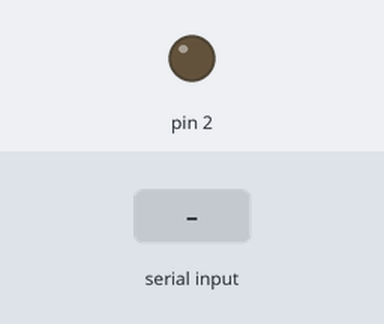
This sketch was run on a simulated Arduino Uno, built with avr-gcc and run on an emulated ATmega328P. Shown: output pins drawn as LEDs (lit = HIGH). The test bench sets the inputs (shaded band).

Above: at 1.2 s.
1.3 s: "1" received over the second serial link
At 3.1 s:
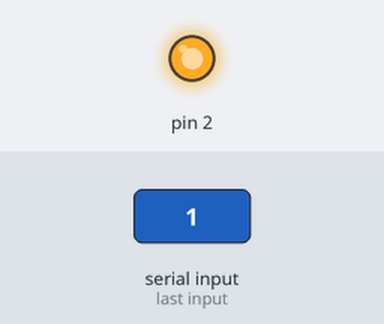
3.8 s: "0" received over the second serial link
At 6.1 s:
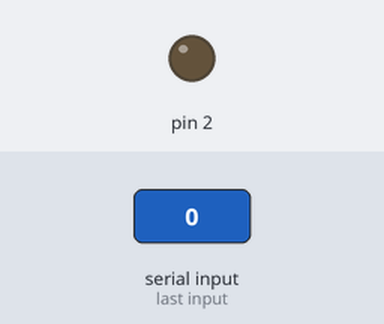
Timing chart, 0 to 7.6 s (numbered marks = the images above; inputs shaded):
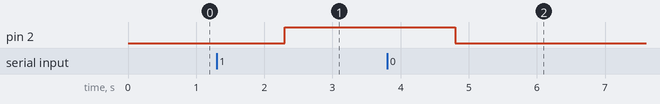

Measured:
- after the input at 1.3 s, pin 2: LOW → HIGH after 1.0 s
- after the input at 3.8 s, pin 2: HIGH → LOW after 1.0 s

The sketch:

blueSerial.ino
```cpp
/*
Name:		Sketch2.ino
Created:	2/24/2018 5:01:20 PM
Author:	M.Mohsen
*/
#include <SoftwareSerial.h>

SoftwareSerial myserial(7, 8);


// the setup function runs once when you press reset or power the board

void setup() {
	myserial.begin(9600);
	pinMode(2, OUTPUT);
}

// the loop function runs over and over again until power down or reset
void loop() {
	String t = myserial.readString();
	Serial.println(t);

	if (t != "") myserialEvent(t);
}


void myserialEvent(String t){

	if (t == "0"){
		digitalWrite(2, 0);
	}
	else if (t == "1"){
		digitalWrite(2, 1);
	}
}
```
